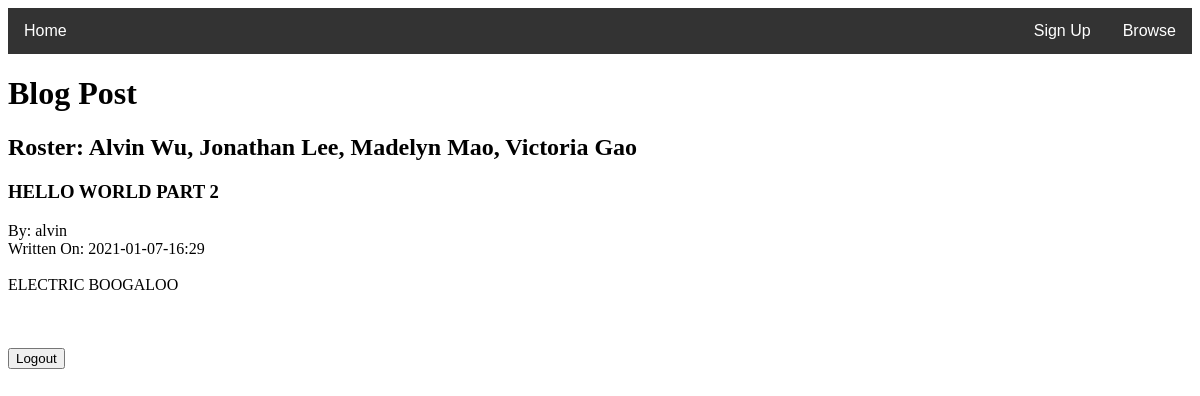
/post/1, run on an earlier commit of the app's database.
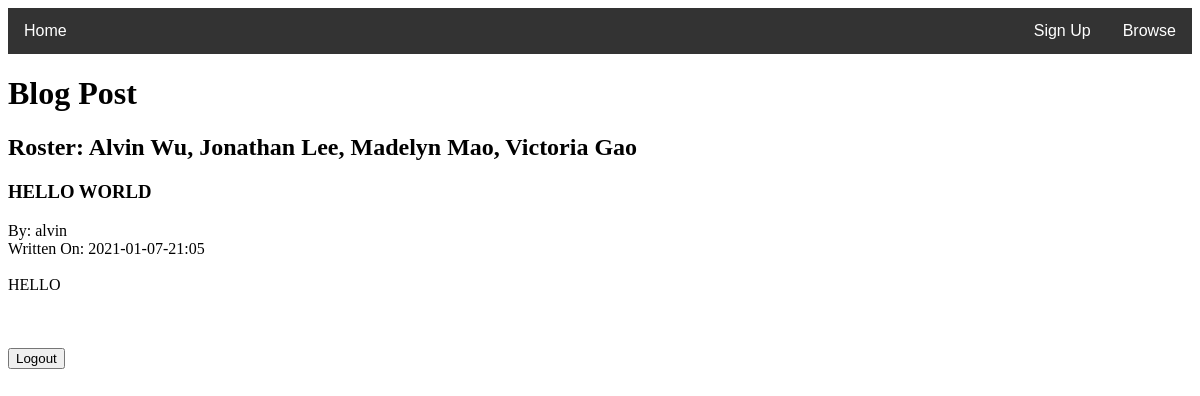
And on a later commit of the database.
### tables this page shows
CREATE TABLE posts(ID INTEGER NOT NULL PRIMARY KEY, UserID text NOT NULL, Title text NOT NULL, Text text, Date text);

### __init__.py (the view, shortened to what this page needs)
@app.route("/post/<posturl>") # changed from viewblog
def viewblogpost(posturl):
    if posturl.isnumeric(): # to avoid errors
        c = db.cursor()
        c.execute('SELECT UserID,Title, Text, Date FROM posts WHERE ID = \'' + str(posturl) + '\'') # gets the post info by ID
        postinfo = c.fetchall()[0]
        c.execute('SELECT Username FROM users WHERE ID = \'' + str(postinfo[0]) + '\'') # gets user by user ID from post
        userinfo = c.fetchall()
        userinfo = userinfo[0]
        c.close()
        print(postinfo[0])
        print(postinfo[1])
        print(postinfo[2])
        print(userinfo[0])
        if ('username' not in session):
            return render_template('viewblogpost.html', title=postinfo[1], author=userinfo[0], body=postinfo[2], date=postinfo[3], status = False, allowEdit = False, user = 'Guest', posturl = posturl)
    else:
        return render_template('error.html', error='Not a valid blog post URL!')

### templates/viewblogpost.html (shortened to what this page needs)
<!DOCTYPE html>
<html>
{% extends "base.html" %}
{% block body %}
  <head>
  </head>
  <body>
   <h1> Blog Post </h1>
   <h2>
    Roster: Alvin Wu, Jonathan Lee, Madelyn Mao, Victoria Gao
    </h2>
<h3> {{title}} </h3>
By: {{author}}
<br>
Written On: {{date}}
<br>
<br>
{{body}}
<br>
<br>
<br></br>
    <form action = "/logout">
	<input type = "submit" value ="Logout">
    </form>
  </body>
{% endblock %}

What changed in the data, as far as the page shows it:
no longer on this page (row edited): posts: Title "HELLO WORLD PART 2", Date "2021-01-07-16:29", Text "ELECTRIC BOOGALOO"
now on this page (row edited): posts: Title "HELLO WORLD", Date "2021-01-07-21:05", Text "HELLO"
